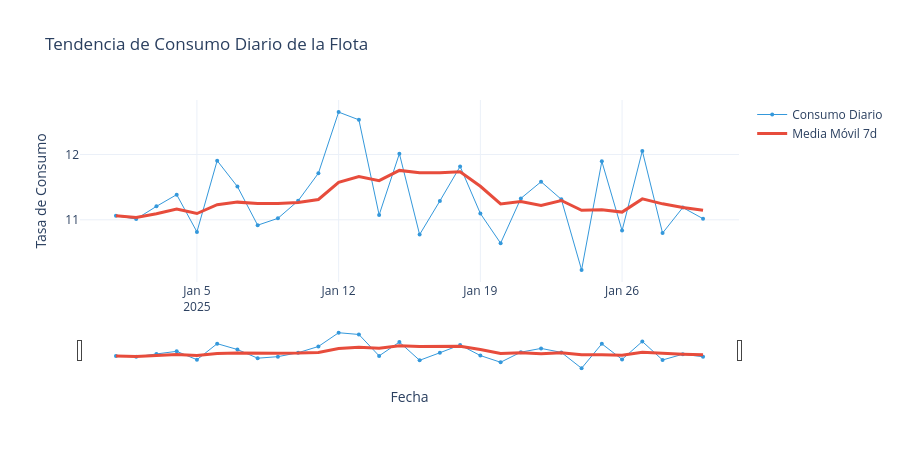

The notebook cell this image was saved under:
### Code cell
# === Tab 2: Serie temporal de consumo diario con rangeslider ===

daily_consumption = df_tel.groupby('date')['fuel_consumption_rate'].mean().reset_index()
daily_consumption['date'] = pd.to_datetime(daily_consumption['date'])
daily_consumption = daily_consumption.sort_values('date')
daily_consumption['rolling_7d'] = daily_consumption['fuel_consumption_rate'].rolling(7, min_periods=1).mean()

fig_ts = go.Figure()
fig_ts.add_trace(go.Scatter(
    x=daily_consumption['date'], y=daily_consumption['fuel_consumption_rate'],
    mode='lines+markers', name='Consumo Diario',
    line=dict(color='#3498db', width=1), marker=dict(size=4),
    hovertemplate='<b>%{x|%Y-%m-%d}</b><br>Consumo: %{y:.4f}<extra></extra>'
))
fig_ts.add_trace(go.Scatter(
    x=daily_consumption['date'], y=daily_consumption['rolling_7d'],
    mode='lines', name='Media Móvil 7d',
    line=dict(color='#e74c3c', width=3),
    hovertemplate='<b>%{x|%Y-%m-%d}</b><br>Media 7d: %{y:.4f}<extra></extra>'
))

fig_ts.update_layout(
    title='Tendencia de Consumo Diario de la Flota',
    template='plotly_white',
    height=450,
    xaxis=dict(
        rangeslider=dict(visible=True),
        type='date',
        title='Fecha'
    ),
    yaxis_title='Tasa de Consumo'
)
fig_ts.show()

### Figure 1 — Plotly figure (JSON) as saved in the notebook; plotly's stock layout.template omitted (floating-point values rounded to 4 significant figures)
{"data": [{"hovertemplate": "<b>%{x|%Y-%m-%d}</b><br>Consumo: %{y:.4f}<extra></extra>", "line": {"color": "#3498db", "width": 1}, "marker": {"size": 4}, "mode": "lines+markers", "name": "Consumo Diario", "type": "scatter", "x": ["2025-01-01T00:00:00", "2025-01-02T00:00:00", "2025-01-03T00:00:00", "2025-01-04T00:00:00", "2025-01-05T00:00:00", "2025-01-06T00:00:00", "2025-01-07T00:00:00", "2025-01-08T00:00:00", "2025-01-09T00:00:00", "2025-01-10T00:00:00", "2025-01-11T00:00:00", "2025-01-12T00:00:00", "2025-01-13T00:00:00", "2025-01-14T00:00:00", "2025-01-15T00:00:00", "2025-01-16T00:00:00", "2025-01-17T00:00:00", "2025-01-18T00:00:00", "2025-01-19T00:00:00", "2025-01-20T00:00:00", "2025-01-21T00:00:00", "2025-01-22T00:00:00", "2025-01-23T00:00:00", "2025-01-24T00:00:00", "2025-01-25T00:00:00", "2025-01-26T00:00:00", "2025-01-27T00:00:00", "2025-01-28T00:00:00", "2025-01-29T00:00:00", "2025-01-30T00:00:00"], "y": [11.06, 11.01, 11.21, 11.39, 10.82, 11.91, 11.51, 10.92, 11.02, 11.29, 11.71, 12.65, 12.53, 11.07, 12.01, 10.77, 11.29, 11.82, 11.1, 10.64, 11.33, 11.58, 11.31, 10.23, 11.9, 10.84, 12.06, 10.8, 11.19, 11.02]}, {"hovertemplate": "<b>%{x|%Y-%m-%d}</b><br>Media 7d: %{y:.4f}<extra></extra>", "line": {"color": "#e74c3c", "width": 3}, "mode": "lines", "name": "Media Móvil 7d", "type": "scatter", "x": ["2025-01-01T00:00:00", "2025-01-02T00:00:00", "2025-01-03T00:00:00", "2025-01-04T00:00:00", "2025-01-05T00:00:00", "2025-01-06T00:00:00", "2025-01-07T00:00:00", "2025-01-08T00:00:00", "2025-01-09T00:00:00", "2025-01-10T00:00:00", "2025-01-11T00:00:00", "2025-01-12T00:00:00", "2025-01-13T00:00:00", "2025-01-14T00:00:00", "2025-01-15T00:00:00", "2025-01-16T00:00:00", "2025-01-17T00:00:00", "2025-01-18T00:00:00", "2025-01-19T00:00:00", "2025-01-20T00:00:00", "2025-01-21T00:00:00", "2025-01-22T00:00:00", "2025-01-23T00:00:00", "2025-01-24T00:00:00", "2025-01-25T00:00:00", "2025-01-26T00:00:00", "2025-01-27T00:00:00", "2025-01-28T00:00:00", "2025-01-29T00:00:00", "2025-01-30T00:00:00"], "y": [11.06, 11.04, 11.09, 11.17, 11.1, 11.23, 11.27, 11.25, 11.25, 11.26, 11.31, 11.57, 11.66, 11.6, 11.76, 11.72, 11.72, 11.74, 11.51, 11.24, 11.28, 11.22, 11.3, 11.14, 11.16, 11.12, 11.32, 11.24, 11.19, 11.15]}], "layout": {"height": 450, "title": {"text": "Tendencia de Consumo Diario de la Flota"}, "xaxis": {"rangeslider": {"visible": true}, "title": {"text": "Fecha"}, "type": "date"}, "yaxis": {"title": {"text": "Tasa de Consumo"}}}}
